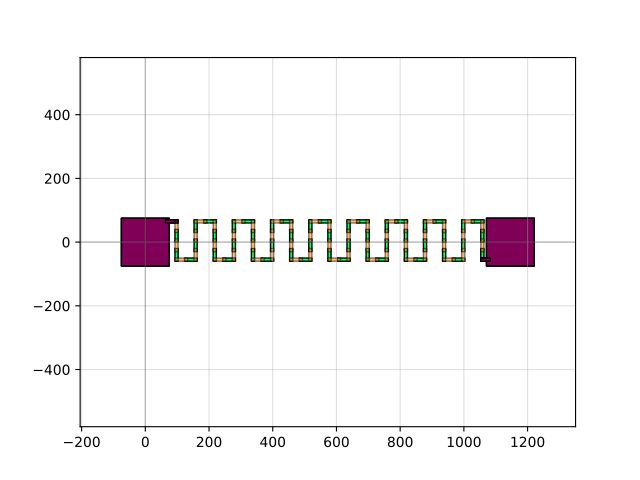

Recreate this plot in Python.
import gdsfactory as gf

c = gf.components.via_cutback(num_vias=100.0, wire_width=10.0, via_width=5.0, via_spacing=40.0, min_pad_spacing=0.0, pad_size=[150, 150], layer1='HEATER', layer2='M1', via_layer='VIAC', wire_pad_inclusion=12.0)
c.plot()
